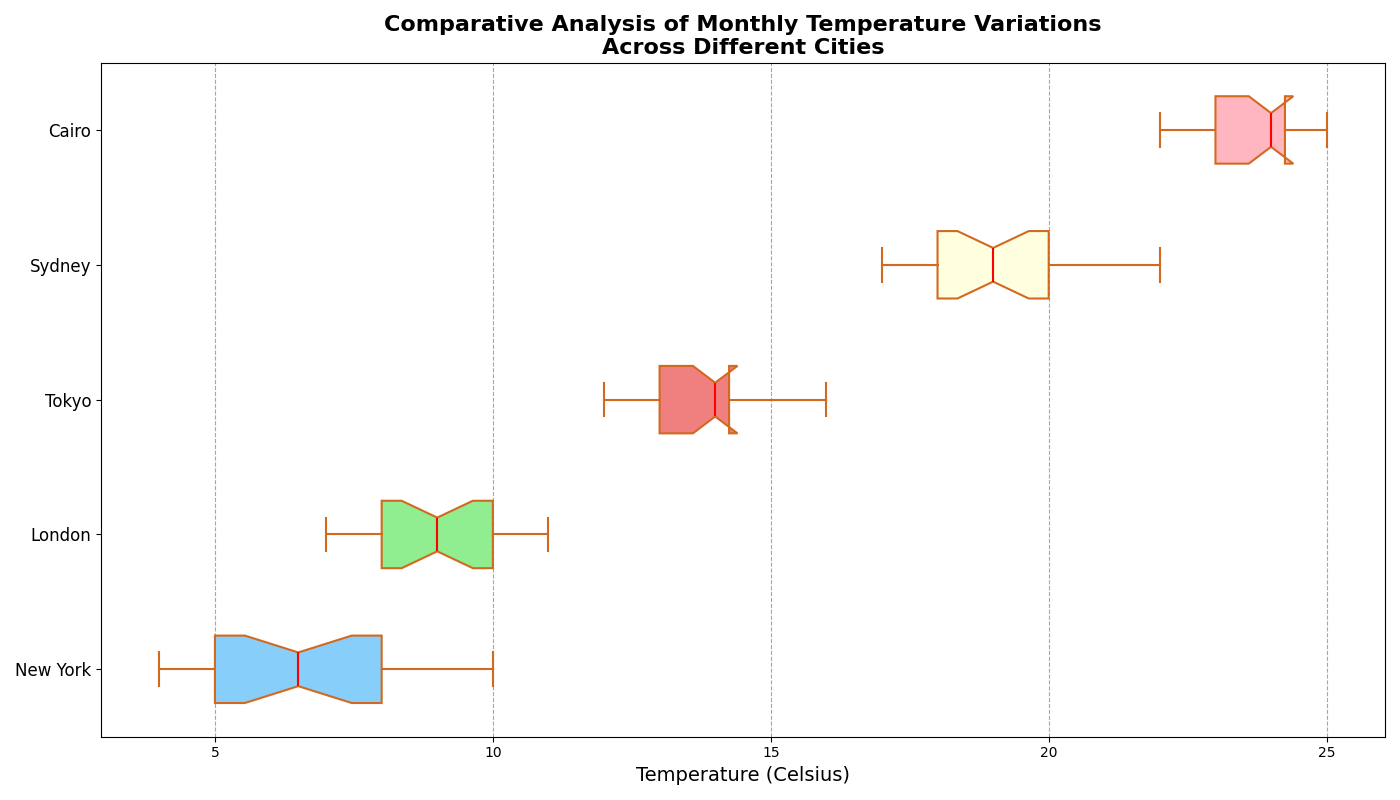

Write Python code to recreate this figure.
import matplotlib.pyplot as plt
import numpy as np

cities = ['New York', 'London', 'Tokyo', 'Sydney', 'Cairo']

temperatures = [
    [5, 6, 8, 7, 6, 5, 7, 8, 9, 4, 5, 5, 6, 7, 8, 5, 6, 7, 10, 6, 7, 5, 8, 9],        
    [7, 8, 10, 9, 8, 8, 9, 10, 11, 8, 9, 8, 10, 9, 8, 9, 10, 11, 10, 9, 8, 10, 9, 8], 
    [12, 13, 12, 15, 13, 14, 13, 14, 15, 13, 14, 15, 13, 12, 14, 16, 13, 14, 15, 13, 14, 15, 13, 14], 
    [18, 20, 19, 21, 22, 18, 20, 17, 20, 21, 19, 17, 18, 19, 20, 18, 19, 17, 20, 19, 21, 17, 18, 20], 
    [23, 25, 22, 24, 23, 25, 24, 23, 24, 25, 22, 24, 23, 24, 22, 25, 23, 24, 25, 23, 24, 25, 22, 23]
]

fig, ax = plt.subplots(figsize=(14, 8))
bplot = ax.boxplot(temperatures, vert=False, patch_artist=True, notch=True,
                   boxprops=dict(facecolor='wheat', color='chocolate', linewidth=1.5),
                   whiskerprops=dict(color='chocolate', linewidth=1.5),
                   capprops=dict(color='chocolate', linewidth=1.5),
                   medianprops=dict(color='red', linewidth=1.5),
                   flierprops=dict(markerfacecolor='chocolate', marker='o', markersize=6, alpha=0.6))

ax.set_yticklabels(cities, fontsize=12)
ax.set_title('Comparative Analysis of Monthly Temperature Variations\nAcross Different Cities', fontsize=16, fontweight='bold')
ax.set_xlabel('Temperature (Celsius)', fontsize=14)
ax.xaxis.grid(True, linestyle='--', which='major', color='grey', alpha=0.7)

# Shuffled colors for each city
colors = ['lightskyblue', 'lightgreen', 'lightcoral', 'lightyellow', 'lightpink']
for patch, color in zip(bplot['boxes'], colors):
    patch.set_facecolor(color)

plt.tight_layout()
plt.show()
